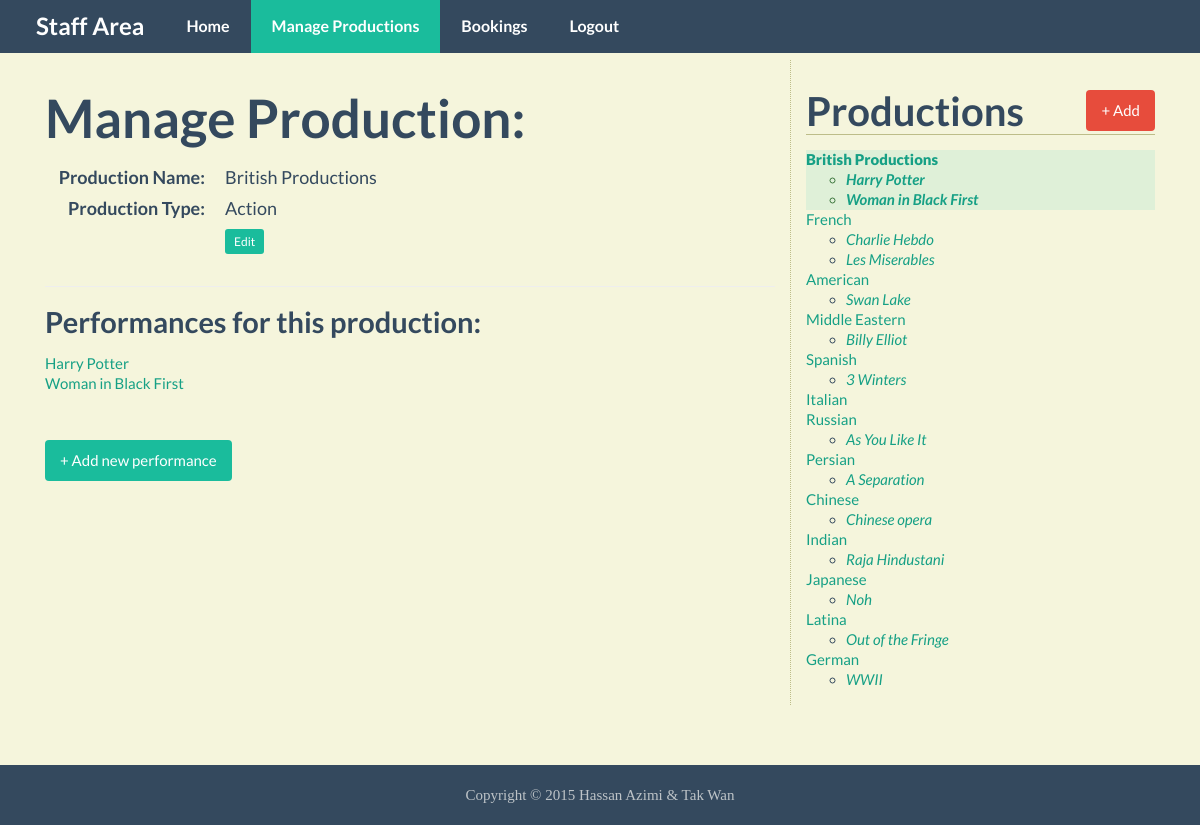
The page /manage_content.php?production=1 (signed in) on the database its author committed.
### tables this page shows
CREATE TABLE IF NOT EXISTS `Production` (
`production_id` int(11) NOT NULL,
  `production_name` varchar(50) NOT NULL,
  `production_type` varchar(20) DEFAULT NULL
);

CREATE TABLE IF NOT EXISTS `Performance` (
`performance_id` int(11) NOT NULL,
  `production_id` int(11) NOT NULL,
  `performance_name` varchar(50) NOT NULL,
  `details` text
);

### public/manage_content.php (the view, shortened to what this page needs)
<?php require_once("../includes/db_connection.php"); ?>
<?php require_once("../includes/functions.php"); ?>
<?php find_selected_performance(); ?>
<?php include("../includes/layouts/header.php"); ?>
<nav class="navbar navbar-inverse navbar-fixed-top">
	<section class="container">
		<div class="navbar-header">
			<a class="navbar-brand" href="staff.php">Staff Area</a>
		</div>
		<div id="navbar" class="collapse navbar-collapse">
			<ul class="nav navbar-nav">
				<li><a href="staff.php">Home</a></li>
				<li class="active"><a href="manage_content.php">Manage Productions</a></li>
				<li><a href="bookings.php">Bookings</a></li>
				<li><a href="logout.php">Logout</a></li>
			</ul>
		</div>
	</section>
</nav>
<section class="container">
	<section class="main col-lg-8">
		<?php if($current_production) { ?>
			<h2>Manage Production:</h2>
			<dl class="dl-horizontal">
				<dt>Production Name:</dt>
				<dd><?php echo htmlentities($current_production["production_name"]); ?></dd>
				<dt>Production Type:</dt>
				<dd><?php echo htmlentities($current_production["production_type"]); ?></dd>
				<dt>&nbsp;</dt>
				<dd>
					<a href="edit_production.php?production=<?php echo urlencode($current_production["production_id"]); ?>" class="btn btn-primary btn-xs">Edit</a>
				</dd>
			</dl>
			<hr/>
			<h4>Performances for this production:</h4>
			<ul class="list-unstyled">
				<?php
				$production_performance = find_performances_for_production($current_production["production_id"]);
				while($performance = mysqli_fetch_assoc($production_performance)) {
					echo "<li>";
					$safe_performance_id = urlencode($performance["performance_id"]);
					echo "<a href='manage_content.php?performance={$safe_performance_id}'>";
					echo htmlentities($performance["performance_name"]);
					echo "</a>";
					echo "</li>";
				} ?>
			</ul>
			<br/>
			<a href="new_performance.php?production=<?php echo urlencode($current_production["production_id"]); ?>" class="btn btn-primary">
				+ Add new performance
			</a>
		<?php } else { ?>
			<h3>Please select a production or a performance.</h3>
		<?php } ?>
	</section>
	<section class="sidebar col-lg-4">
		<h3>Productions <a href="new_production.php" class="btn btn-danger pull-right">+ Add</a></h3>
		<?php echo navigation($current_production, $current_performance); ?>
	</section>
</section>
<?php include("../includes/layouts/footer.php"); ?>

### includes/layouts/header.php (shortened to what this page needs)
<!DOCTYPE html>
<html lang="en">
<head>
	<link href="css/vendor/bootstrap.min.css" rel="stylesheet">
	<link href="css/flat-ui.min.css" rel="stylesheet">
	<link href="css/custom.css" rel="stylesheet">
</head>
<body>

### includes/functions.php (shortened to what this page needs)
<?php
function find_all_productions() {
	global $connection;
	$query          = "SELECT * FROM Production ORDER BY production_id ASC";
	$production_set = mysqli_query($connection, $query);
	return $production_set;
}
function find_performances_for_production($production_id) {
	global $connection;
	$safe_production_id = mysqli_real_escape_string($connection, $production_id);
	$query              = "SELECT * FROM Performance WHERE production_id = {$safe_production_id} ORDER BY performance_name ASC";
	$performance_set    = mysqli_query($connection, $query);
	return $performance_set;
}
function find_production_by_id($production_id) {
	global $connection;
	$safe_production_id = mysqli_real_escape_string($connection, $production_id);
	$query              = "SELECT * FROM Production WHERE production_id = {$safe_production_id} LIMIT 1";
	$production_set     = mysqli_query($connection, $query);
	if($production = mysqli_fetch_assoc($production_set)) {
		return $production;
	} else {
		return NULL;
	}
}
function navigation($production_array, $performance_array) {
	$output         = "<ul class='list-unstyled'>";
	$production_set = find_all_productions();
	while($production = mysqli_fetch_assoc($production_set)) {
		$output .= "<li";
		if($production_array && $production["production_id"] == $production_array["production_id"]) {
			$output .= " class='selected alert-success'";
		}
		$output .= ">";
		$output .= "<a href='manage_content.php?production=";
		$output .= urlencode($production["production_id"]);
		$output .= "'>";
		$output .= htmlentities($production["production_name"]);
		$output .= "</a>";
		$performance_set = find_performances_for_production($production["production_id"]);
		$output .= "<ul>";
		while($performance = mysqli_fetch_assoc($performance_set)) {
			$output .= "<li";
			$output .= ">";
			$output .= "<a href='manage_content.php?performance=";
			$output .= urlencode($performance["performance_id"]);
			$output .= "'>";
			$output .= htmlentities($performance["performance_name"]);
			$output .= "</a></li>";
		}
		$output .= "</ul></li>";
	}
	$output .= "</ul>";
	return $output;
}
function find_selected_performance() {
	if(isset($_GET["production"])) {
		$current_production  = find_production_by_id($_GET["production"]);
		$current_performance = NULL;
	} elseif(isset($_GET["performance"])) {
		$current_production  = NULL;
		$current_performance = find_performance_by_id($_GET["performance"]);
	} else {
		$current_production  = NULL;
		$current_performance = NULL;
	}
}

### includes/layouts/footer.php (shortened to what this page needs)
<footer class="footer">
	<div class="container">
		<div class="row">
			<p class="text-muted text-center">Copyright &copy; <?php echo date("Y"); ?> Hassan Azimi & Tak Wan</p>
		</div>
	</div>
</footer>
</body>
</html>

### public/css/custom.css (style rules this page uses)
html { position : relative; min-height : 100%; }
body { margin-bottom : 60px; background-color : #F5F5DC; }
.footer { position : absolute; bottom : 0; width : 100%; height : 60px; background-color : #34495E; padding-right : 15px; padding-left : 15px; }
body > .container { padding : 60px 15px; }
.container .text-muted { margin : 20px 0; }
.sidebar { border-left : 1px dotted #BDBD89; }
.sidebar h3 { border-bottom : 1px solid #BDBD89; }
.selected { font-weight : 900; }
ul, li { line-height : 20px; font-size : 15px; }
ul > li > ul > li { font-style : italic; }
p { font-family: "Arial Narrow", Georgia, "Times New Roman", Times, serif; }

### rows shown on the page
production: production_name "British Productions", production_type "Action", value "British Productions"
performance: performance_name "Harry Potter", value "Harry Potter"
performance: performance_name "Woman in Black First", value "Woman in Black First"
production: value "French"
performance: value "Charlie Hebdo"
performance: value "Les Miserables"
production: value "American"
performance: value "Swan Lake"
production: value "Middle Eastern"
performance: value "Billy Elliot"
production: value "Spanish"
performance: value "3 Winters"
production: value "Italian"
production: value "Russian"
performance: value "As You Like It"
production: value "Persian"
performance: value "A Separation"
production: value "Chinese"
performance: value "Chinese opera"
production: value "Indian"
performance: value "Raja Hindustani"
production: value "Japanese"
performance: value "Noh"
production: value "Latina"
performance: value "Out of the Fringe"
production: value "German"
performance: value "WWII"
